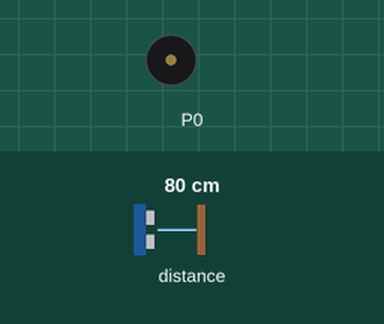
Recording of a program running on a simulated BBC micro:bit (MakeCode). Parts: buzzer (waves = sounding). Inputs (shaded band) come from the test bench; at power-on: distance to the obstacle 80 cm.

Above: at 1.2 s.
1.3 s: distance to the obstacle set to 6 cm
2.9 s: distance to the obstacle set to 3 cm
At 3.3 s:
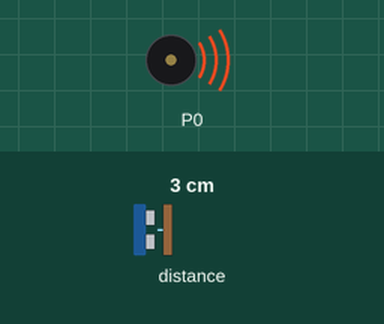
5.9 s: distance to the obstacle set to 9 cm
At 7.2 s:
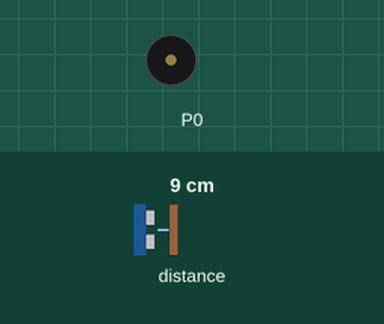
7.5 s: distance to the obstacle set to 2 cm
At 8.1 s:
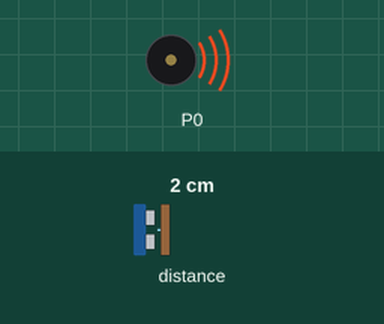
Timing chart, 0 to 11.5 s (numbered marks = the images above; inputs shaded):
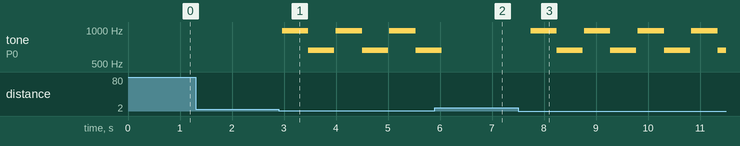

The program:

main.ts
```typescript
let afstand = 0
basic.forever(function () {
    afstand = sonar.ping(
    DigitalPin.P1,
    DigitalPin.P2,
    PingUnit.Centimeters
    )
    if (afstand < 5) {
        music.playTone(988, music.beat(BeatFraction.Whole))
        music.playTone(659, music.beat(BeatFraction.Whole))
    } else {
        basic.showLeds(`
            . . . . .
            . . . . .
            . . . . .
            . . . . .
            . . . . .
            `)
    }
})
```

test.ts
```typescript
// Hier kann man Tests durchführen; diese Datei wird nicht kompiliert, wenn dieses Paket als Erweiterung verwendet wird.
```

Measured:
- the behaviour switches between 5 and 4 cm on distance to the obstacle (found by bisection; images 0 and 1)
- after the input at 1.3 s, every drawn part: stays the same
- after the input at 2.9 s, tone on P0: silent → 988 Hz after 0.06 s, then repeats every 1.0 s: 659 Hz 0.50 s, silent 0.03 s, 988 Hz 0.51 s
- after the input at 5.9 s, tone on P0: goes on until 6.0 s, then stays silent
- after the input at 7.5 s, tone on P0: silent → 988 Hz after 0.24 s, then repeats every 1.0 s: 659 Hz 0.50 s, silent 0.03 s, 988 Hz 0.51 s
